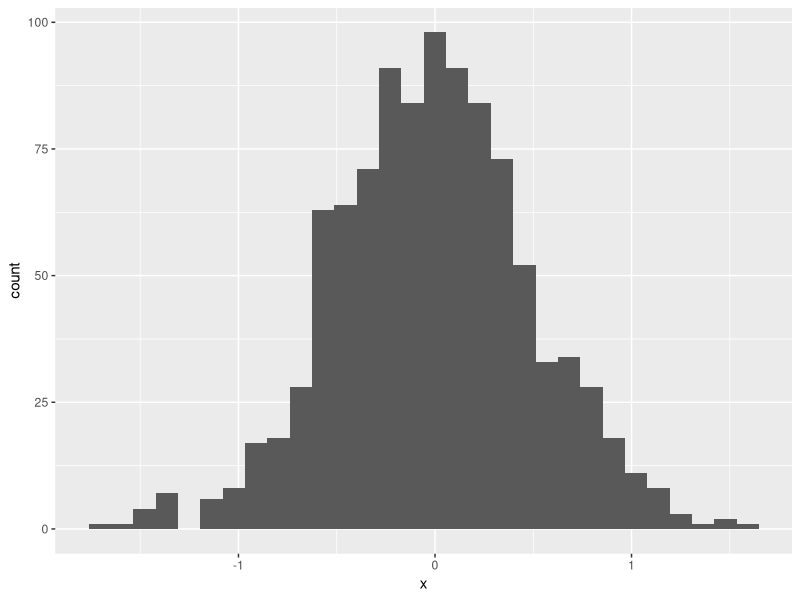
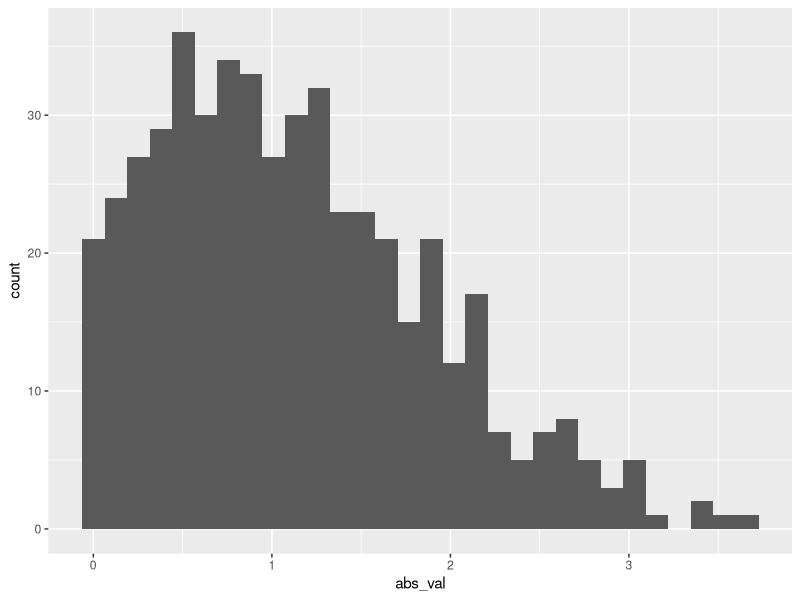

Reproduce these figures in R, in order.
## ---- chunk 1
samp = rnorm(100)
length(samp)
## ---- chunk 2
library(tidyverse)

set.seed(1234)

plot_df = 
  tibble(
    x = rnorm(1000, sd = .5),
    y = 1 + 2 * x + rnorm(1000)
  )

ggplot(plot_df, aes(x = x)) + geom_histogram()
## ---- chunk 3
library(tibble)

set.seed(12)

learning_df = 
  tibble(
    sample = rnorm(500, mean = 1),
    gr_than_0 = sample > 0,
    abs_val = abs(sample)
  )

ggplot(learning_df, aes(x = abs_val)) + geom_histogram()
